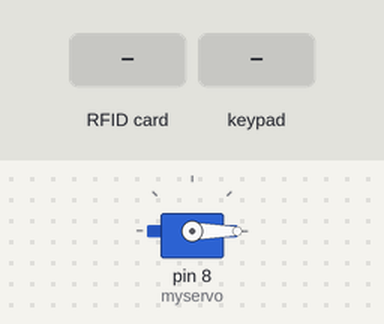
The sketch below on a simulated Arduino Uno, built with avr-gcc and run on an emulated ATmega328P. On the bench: servo. Inputs (shaded band) come from the test bench. What the sketch prints to the serial monitor is not drawn.

Above: at 2.2 s.
2.3 s: RFID card 5E 7A 19 C4 held to the reader
3.8 s: key '#' pressed
At 5.2 s:
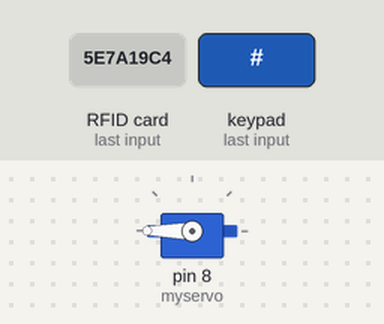
6.8 s: keypad keys 1 2 3 4 5 6 # pressed 0.4 s apart
At 9.01 s:
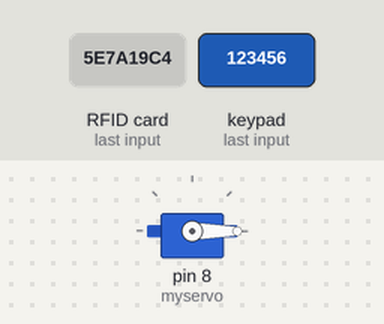
11.1 s: key '*' pressed
12.6 s: keypad keys 7 6 5 4 # pressed 0.4 s apart
Timing chart, 0 to 15.6 s (numbered marks = the images above; inputs shaded):
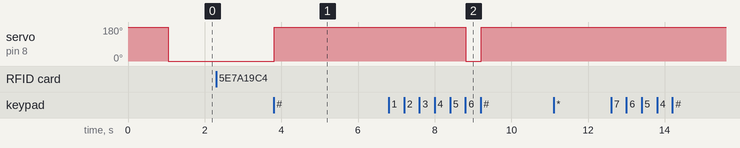

The sketch:

PROJECT.ino
```cpp
#include <SPI.h> // SPI
#include <MFRC522.h> // RFID
#include <Servo.h> //
#include <Keypad.h>

#define SS_PIN 10
#define RST_PIN 9
#define Password_Lenght 7
char Data[Password_Lenght];
char Master[Password_Lenght] = "123456";
byte data_count = 0, master_count = 0;
bool Pass_is_good;
char customKey;
bool door = true;
 const byte ROWS = 4;
const byte COLS = 3;
 char keys[ROWS][COLS] = {
 {'1','2','3'},
 {'4','5','6'},
 {'7','8','9'},
 {'*','0','#'}
};
byte rowPins[ROWS] = {7,6 ,5,4};
byte colPins[COLS] = {3,2,A0};
Keypad customKeypad = Keypad( makeKeymap(keys), rowPins, colPins, ROWS, COLS);

// Déclaration
MFRC522 rfid(SS_PIN, RST_PIN);
int angle = 0;
// Tableau contentent l'ID
byte nuidPICC[4];
Servo myservo; // create servo object to control a servo
void setup()
{
  // Init RS232
  Serial.begin(9600);

  // Init SPI bus
  SPI.begin();

  // Init MFRC522
  rfid.PCD_Init();
  myservo.attach(8);
  myservo.write(180);
  delay(1000);
   myservo.write(0);
}

void loop()
{
  rfidFunc();
   if (door == 0)
  {
    customKey = customKeypad.getKey();


    if (customKey == '#')

    {

      ServoClose();
      door = 1;

    }
  }

  else Open();
}

void clearData()
{
  while (data_count != 0)
  {
    Data[data_count--] = 0;
  }
  return;


}


void rfidFunc(){
// Initialisé la boucle si aucun badge n'est présent
  if ( !rfid.PICC_IsNewCardPresent())
    return;

  // Vérifier la présence d'un nouveau badge
  if ( !rfid.PICC_ReadCardSerial())
    return;

  // Enregistrer l'ID du badge (4 octets)
  for (byte i = 0; i < 4; i++)
  {
    nuidPICC[i] = rfid.uid.uidByte[i];
  }

  // Affichage de l'ID
  Serial.println("Un badge est détecté");
  Serial.println(" L'UID du tag est:");
  for (byte i = 0; i < 4; i++)
  {
    Serial.print(nuidPICC[i], HEX);
    Serial.print(" ");
  }
  ServoOpen();
  door = 0;

  // Re-Init RFID
  rfid.PICC_HaltA(); // Halt PICC
  rfid.PCD_StopCrypto1(); // Stop encryption on PCD
}


void Open()
{
  customKey = customKeypad.getKey();
  Serial.println(customKey);
  Serial.print("data =");
  Serial.print(Data);
 if (customKey == '*')

    {
      clearData();
    }

  if (customKey && customKey != '*')
  {
    Data[data_count] = customKey;
    data_count++;
  }

  if (data_count == Password_Lenght - 1)
  {
    if (!strcmp(Data, Master))
    {
      ServoOpen();
      door = 0;
    }
    else
    {
      door = 1;
    }
    clearData();
  }
}
void ServoOpen()
{

    myservo.write(0);
    delay(15);

}

void ServoClose()
{

    myservo.write(180);
    delay(15);

}
```

Measured:
- after the input at 2.3 s, every drawn part: stays the same
- after the input at 3.8 s, servo on pin 8 (myservo): 0° → 180° at once
- after the input at 6.8 s, servo on pin 8 (myservo): 180° → 0° after 2.0 s, → 180° 0.40 s later
- after the input at 11.1 s, every drawn part: stays the same
- after the input at 12.6 s, every drawn part: stays the same
